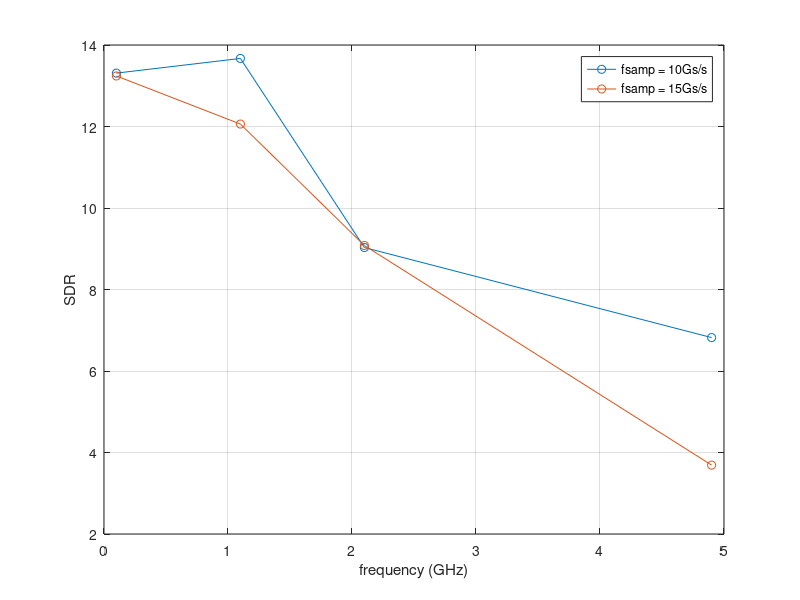
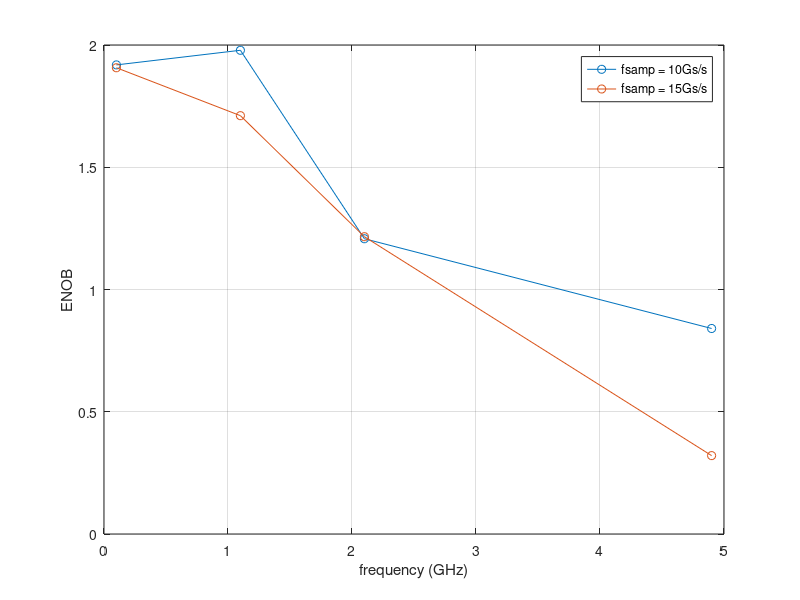
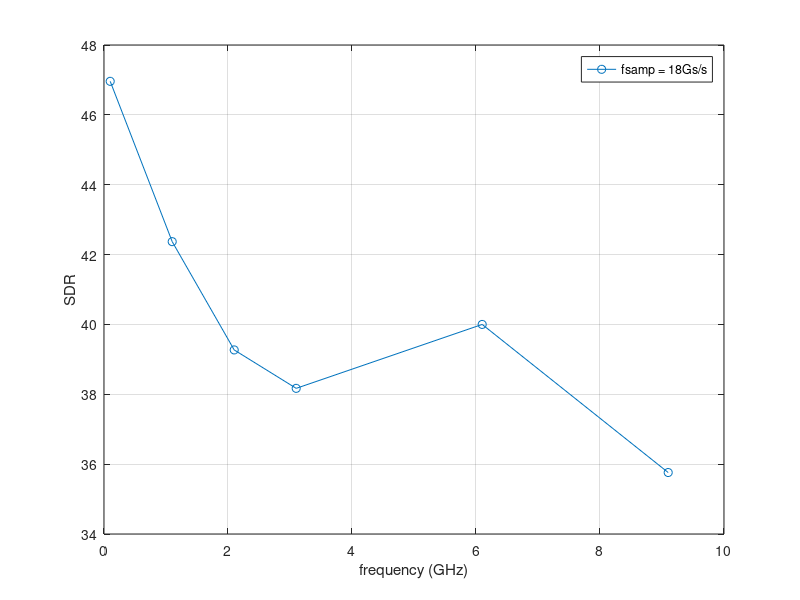
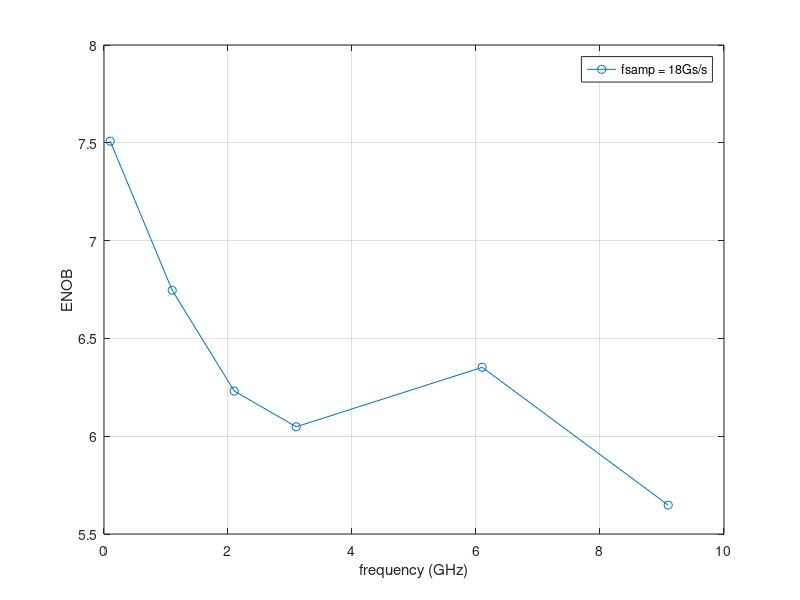

Write the MATLAB code that produced these figures, in order.
close all 
clear all

%% Binary weigthed DAC %%
% bin SDR and ENOB
fin = [0.1 1.1 2.1 4.9];
SDR_10 = [13.31 13.67 9.03 6.82];
SDR_15 = [13.24 12.06 9.08 3.69];

figure(1)
plot(fin, SDR_10,'-o')
xlabel('frequency (GHz)')
ylabel('SDR')
hold on
plot(fin, SDR_15,'-o')
legend('fsamp = 10Gs/s','fsamp = 15Gs/s')
grid on
hold off

% bin SDR and ENOB
ENOB_10 = (SDR_10 - 1.76)./6.02;
ENOB_15 = (SDR_15 - 1.76)./6.02;

figure(2)
plot(fin, ENOB_10,'-o')
xlabel('frequency (GHz)')
ylabel('ENOB')
hold on
plot(fin, ENOB_15,'-o')
legend('fsamp = 10Gs/s','fsamp = 15Gs/s')
grid on

%% Segmented weigthed DAC %%
fin = [0.1 1.1 2.1 3.1 6.1 9.1];
SDR_18 = [46.96 42.37 39.27 38.17 40 35.76];
ENOB_18 = (SDR_18 - 1.76)./6.02;

figure(3)
plot(fin, SDR_18,'-o')
xlabel('frequency (GHz)')
ylabel('SDR')
legend('fsamp = 18Gs/s')
grid on

figure(4)
plot(fin, ENOB_18,'-o')
xlabel('frequency (GHz)')
ylabel('ENOB')
legend('fsamp = 18Gs/s')
grid on
